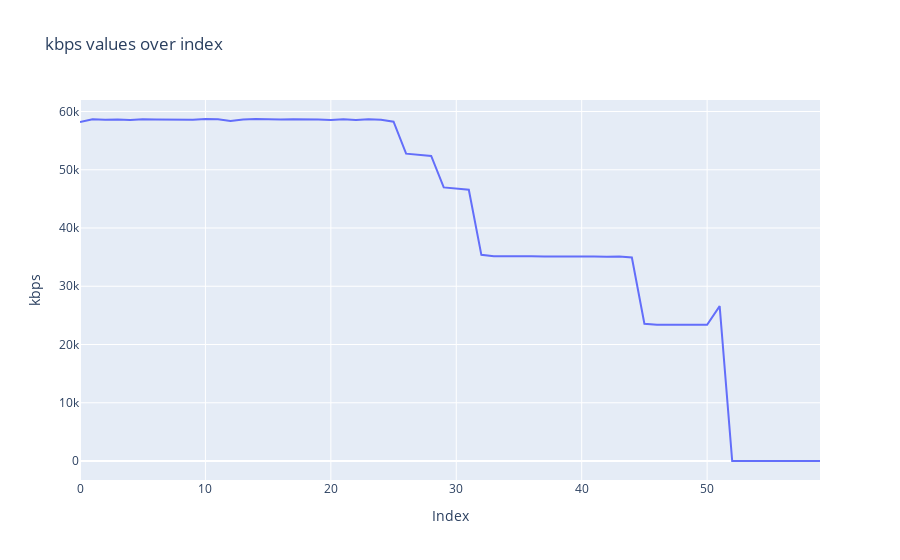

Notebook code cell kept with this figure:
### Code cell
df = pd.read_csv(udpClientCsv)

# Plotting the kbps column
fig = px.line(df, x=df.index, y='kbps', title='kbps values over index', labels={'index': 'Index', 'kbps': 'kbps'})
fig.update_layout(height=1000)
fig.show()

### Figure 1 — Plotly figure (JSON) as saved in the notebook; plotly's stock layout.template omitted (floating-point values rounded to 4 significant figures)
{"data": [{"hovertemplate": "Index=%{x}<br>kbps=%{y}<extra></extra>", "legendgroup": "", "line": {"color": "#636efa", "dash": "solid"}, "marker": {"symbol": "circle"}, "mode": "lines", "name": "", "orientation": "v", "showlegend": false, "type": "scatter", "x": [0, 1, 2, 3, 4, 5, 6, 7, 8, 9, 10, 11, 12, 13, 14, 15, 16, 17, 18, 19, 20, 21, 22, 23, 24, 25, 26, 27, 28, 29, 30, 31, 32, 33, 34, 35, 36, 37, 38, 39, 40, 41, 42, 43, 44, 45, 46, 47, 48, 49, 50, 51, 52, 53, 54, 55, 56, 57, 58, 59], "xaxis": "x", "y": [58210.0, 58680.0, 58582, 58640.0, 58520.0, 58670.0, 58640.0, 58620.0, 58625, 58565, 58710.0, 58660.0, 58370.0, 58630.0, 58710.0, 58640.0, 58640.0, 58670.0, 58700.0, 58610.0, 58560.0, 58650.0, 58540.0, 58682, 58580.0, 58260.0, 52760.0, 52580.0, 52380.0, 46970.0, 46780.0, 46570.0, 35400.0, 35170.0, 35151, 35210.0, 35150.0, 35120.0, 35140.0, 35210.0, 35170.0, 35130.0, 35060.0, 35095, 34930.0, 23550.0, 23390.0, 23430.0, 23420.0, 23397, 23400.0, 26590.0, 0, 0, 0, 0, 0, 0, 0, 0], "yaxis": "y"}], "layout": {"autosize": true, "legend": {"tracegroupgap": 0}, "title": {"text": "kbps values over index"}, "xaxis": {"anchor": "y", "autorange": true, "domain": [0, 1], "range": [0, 59], "title": {"text": "Index"}, "type": "linear"}, "yaxis": {"anchor": "x", "autorange": true, "domain": [0, 1], "range": [-3262.0, 61980.0], "title": {"text": "kbps"}, "type": "linear"}}}
